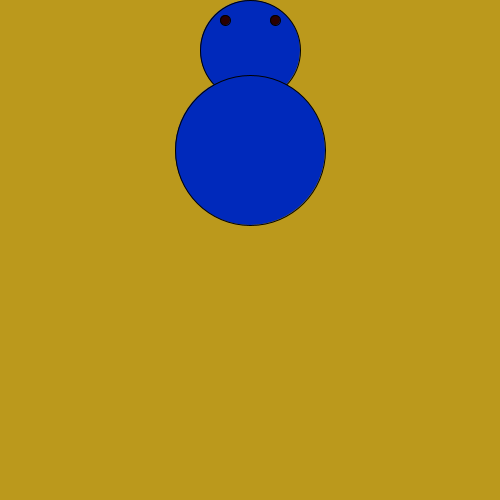
Frame 1 (no input)
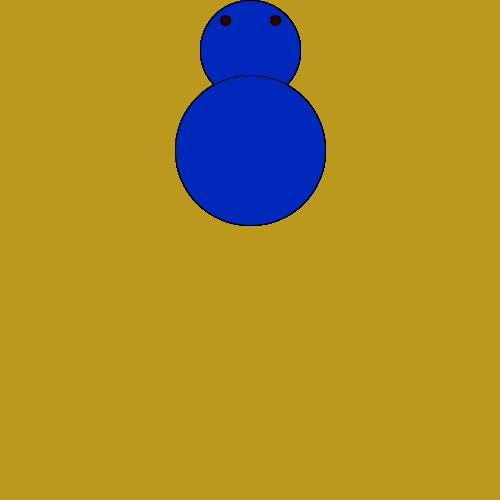
Frame 60 (the mouse pressed at the canvas centre just before this capture)
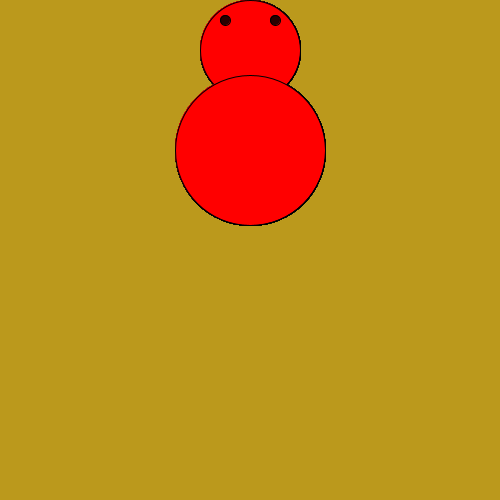
Frame 120 (the mouse held since frame 60 and released just before this capture)

The Processing sketch that drew these frames (run headless with seeded random() and noise(); from frame 60 on, the mouse is pressed at the canvas centre):

// Processing sketch: sketch_160328a
// ── sketch_160328a.pde
void setup(){
  background(187,153,034);
size(500,500);  
}

void draw(){
  if(mousePressed){
    fill(255,0,0);
  }
 else{ 
  fill(mouseX,051,187);}
ellipse(250,50,100,100);
ellipse(250,150,150,150);
fill(051,000,000);
ellipse(225,20,10,10);
ellipse(275,20,10,10);}
